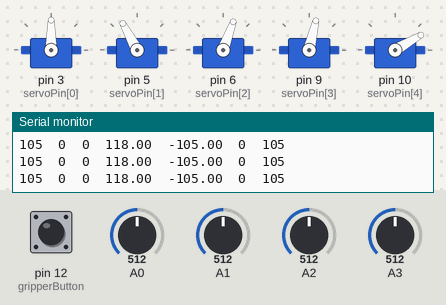
Bench run of a sketch on a simulated Arduino Uno, built with avr-gcc and run on an emulated ATmega328P. Shown: 5 × servo, the last lines printed to the serial monitor. Inputs (shaded band) come from the test bench; at power-on: A0 = 512, A1 = 512, A3 = 512, A2 = 512, pin 12 (gripperButton) HIGH.

Above: at 1.2 s.
1.3 s: A0 set to 30
At 1.7 s:
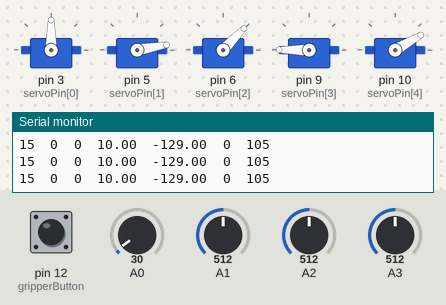
2.8 s: A1 set to 716
At 3.2 s:
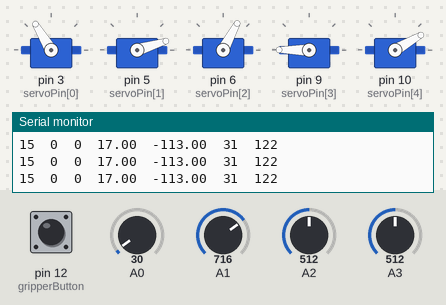
4.3 s: A3 set to 574
5.8 s: A3 set to 591
At 6.3 s:
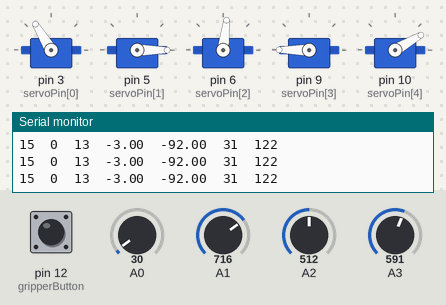
7.3 s: A2 set to 30
At 7.9 s:
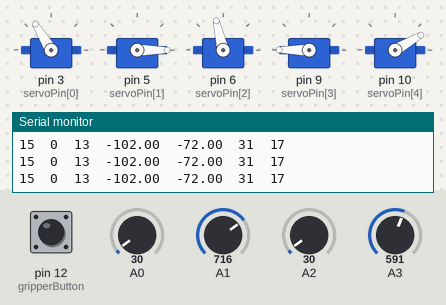
8.8 s: pin 12 (gripperButton) pulled LOW for 0.15 s
At 8.89 s:
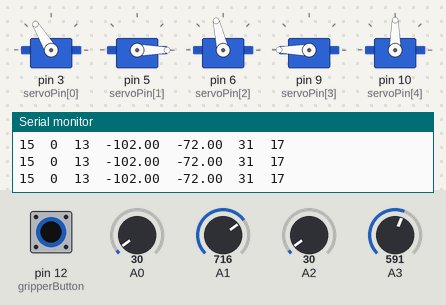
Timing chart, 0 to 11.4 s (numbered marks = the images above; inputs shaded):
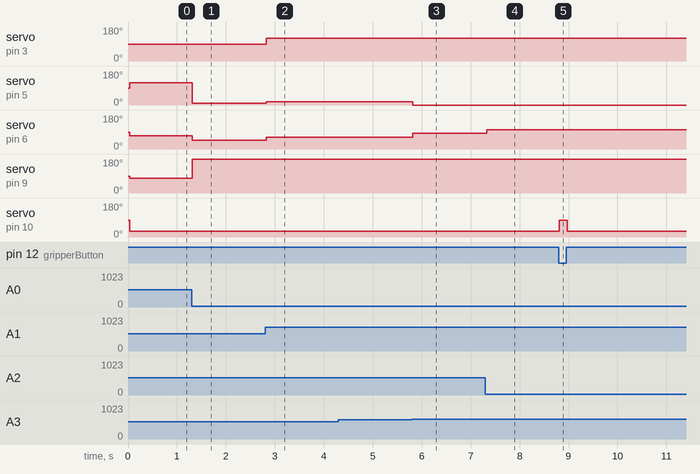

Measured:
- the behaviour switches between 580 and 581 on A3 (found by bisection; images 2 and 3)
- after the input at 1.3 s, servo on pin 5 (servoPin[1]): 118° → 10° at once; servo on pin 6 (servoPin[2]): 70° → 46° at once; servo on pin 9 (servoPin[3]): 77° → 180° at once
- after the input at 2.8 s, servo on pin 3 (servoPin[0]): 90° → 121° at once; servo on pin 5 (servoPin[1]): 10° → 17° at once; servo on pin 6 (servoPin[2]): 46° → 62° at once
- after the input at 5.8 s, servo on pin 5 (servoPin[1]): 17° → 0° at once; servo on pin 6 (servoPin[2]): 62° → 83° at once
- after the input at 7.3 s, servo on pin 6 (servoPin[2]): 83° → 103° at once
- after the input at 8.8 s, servo on pin 10 (servoPin[4]): 30° → 90° at once, → 30° 0.17 s later

The sketch:

potentiometer_servoarm.ino
```cpp
#include <Servo.h>

//Constants (robot dimensions in mm)
int baseHeight = 50;
int humerus = 50;
int ulna = 50;
int hand = 80;
const float pi = 3.141593;

float shoulder;
float elbow;
float wristAngle;
int setHeight;
int setDepth;
int setAngle;

int rotationStartDepth; //Initial depth value before compensating for rotation
int setRotation;  //
int rotationDepth;  //Depth value after rotation

//PINOUT
int servoPin[] = {3,5,6,9,10};
int gripperButton = 12;

//Servo object declaration using <Servo.h>
Servo myservo;  //A-1 (Base)
Servo myservo2; //A-2 (Shoulder)
Servo myservo3; //A-3 (Elbow)
Servo myservo4; //A-4 (Wrist)
Servo myservo5; //A-5 (Gripper)

void setup(){
    Serial.begin(115200);
    myservo.attach(servoPin[0]);  //A-1 (Base)
    myservo2.attach(servoPin[1]); //A-2 (Shoulder)
    myservo3.attach(servoPin[2]); //A-3 (Elbow)
    myservo4.attach(servoPin[3]); //A-4 (Wrist)
    myservo5.attach(servoPin[4]); //A-5 (Gripper)
    pinMode(gripperButton, INPUT_PULLUP);
}

void loop() {
    serialDebug();
    setHeight = map(analogRead(A0),0,1024,10,200);
    setRotation = map(analogRead(A1),0,1024,-80,80);
    rotationStartDepth = map(analogRead(A2),0,1024,10,200);
    setAngle = map(analogRead(A3),0,1024,-90,90);
    rotationDepth = constrain(rotationStartDepth/cos(setRotation*0.0174532925),10,200);
    findAngles(setHeight,rotationDepth,setAngle); //End effector angle locked to 0!
    if (shoulder != 0) {
        myservo.write(90+setRotation);  //Base.Neutral position = 100 100+setRotation
        myservo2.write(shoulder);     //Shoulder. Vertical = 90.
        myservo3.write(175+elbow);  //Elbow. Vertical up = 175.
        myservo4.write(90+wristAngle);  //Wrist. Vertical = 90.
        if (digitalRead(gripperButton) == 1) {
            myservo5.write(30);  //Less is more closed
        }
        else {
            myservo5.write(90);  //Less is more closed
        }
    }
    else Serial.println("OUTSIDE AREA OF OPERATION");
}

void serialDebug() {
    Serial.print(setHeight); //LEFT RIGHT(1024)
    Serial.print("\t");
    Serial.print(setDepth); //DOWN UP(1024)
    Serial.print("\t");
    Serial.print(setAngle);//LEFT RIGHT(1024)
    Serial.print("\t");
    Serial.print(shoulder);
    Serial.print("\t");
    Serial.print(elbow);
    Serial.print("\t");
    Serial.print(setRotation);
    Serial.print("\t");
    Serial.print(rotationDepth);
    Serial.print("\n");
    delay(30);
}

void findAngles(float localHeight, float localDepth, float wristAngleToGround){
    float offsetsHeight = sin(radians(wristAngleToGround))*hand;
    float offsetsDepth = cos(radians(wristAngleToGround))*hand;
    float wristHeight = localHeight-offsetsHeight-baseHeight;
    float wristDepth = localDepth-offsetsDepth;
    float shoulderToWrist = sqrt((wristHeight*wristHeight)+(wristDepth*wristDepth));
    float angle1 = atan2(wristHeight,wristDepth);
    float angle2 = acos(((humerus*humerus)-(ulna*ulna)+(shoulderToWrist*shoulderToWrist))/((2*humerus)*shoulderToWrist));
    shoulder = int((angle1+angle2)*180/pi);
    elbow = int(-(180-(acos(((humerus*humerus)+(ulna*ulna)-(shoulderToWrist*shoulderToWrist))/((2*humerus)*ulna)))*180/pi));
    wristAngle = wristAngleToGround-elbow-shoulder;
}
```
